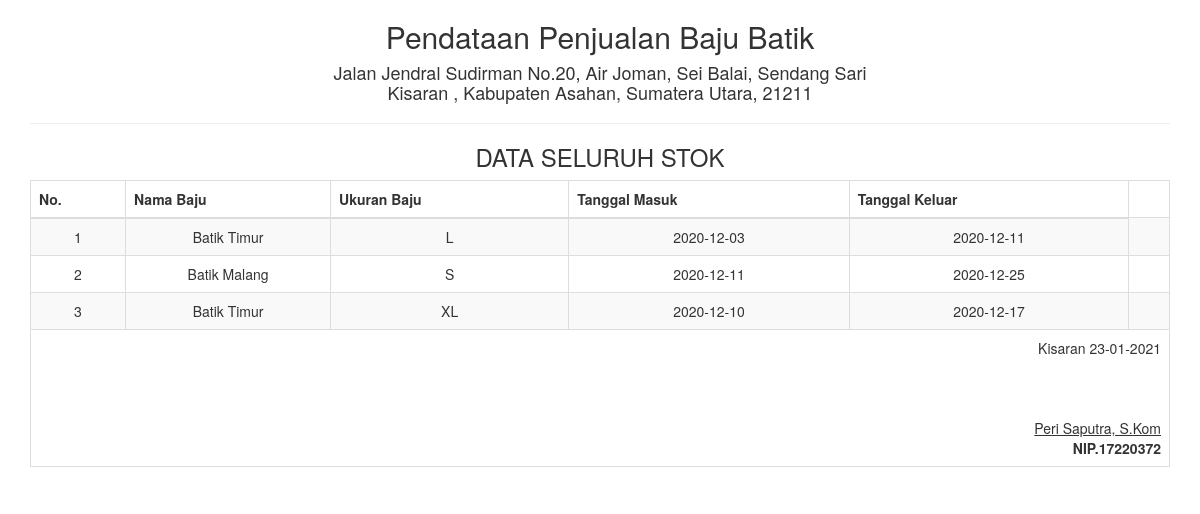
Screenshot of /report/stok_semua.php with the database file from the repository.
### tables this page shows
CREATE TABLE IF NOT EXISTS `tb_stok` (
`id` int(10) NOT NULL,
  `nama_baju` varchar(20) NOT NULL,
  `ukuran_baju` varchar(20) NOT NULL,
  `tgl_masuk` date NOT NULL,
  `tgl_keluar` date NOT NULL
);

### report/stok_semua.php (the view, shortened to what this page needs)
<!DOCTYPE html>
<html>
    <head>
        <link href="../Assets/css/bootstrap.min.css" rel="stylesheet" type="text/css"/>
    </head>
    <body onload="print()">
        <?php
        include '../config/koneksi.php';
        ?>
        <div class="container">
            <div class='row'>
                <div class="col-sm-12">
                    <div class="text-center">
                        <h2>Pendataan Penjualan Baju Batik </h2>
                        <h4>Jalan Jendral Sudirman No.20, Air Joman, Sei Balai, Sendang Sari <br> Kisaran , Kabupaten Asahan, Sumatera Utara, 21211</h4>
                        <hr>
                        <h3>DATA SELURUH STOK</h3>
                        <table class="table table-bordered table-striped table-hover">
                        <tbody>
                                <thead>
                            <tr>
                                <th>No.</th><th width="18%">Nama Baju</th><th>Ukuran Baju</th><th>Tanggal Masuk</th><th>Tanggal Keluar</th>
                            </tr>
                        </thead>
							<tbody>
                            <?php
                            $sql = "SELECT * FROM tb_stok";
                            $query = mysqli_query($koneksi, $sql) or die("SQL Anda Salah");
                            $nomor = 0;
                            while ($data = mysqli_fetch_array($query)) {
                                $nomor++;
                                ?>
                                <tr>
                                    <td><?= $nomor ?></td>
                                    <td><?= $data['nama_baju'] ?></td>
                                    <td><?= $data['ukuran_baju'] ?></td>
                                    <td><?= $data['tgl_masuk'] ?></td>
                                    <td><?= $data['tgl_keluar'] ?></td>
                                    <td>
                                </tr>
                            <?php } ?>
							</tbody>
                        </tbody>
                            <tfoot>
                                <tr>
                                    <td colspan="8" class="text-right">
                                        Kisaran  <?= date("d-m-Y") ?>
                                        <br><br><br><br>
                                        <u>Peri Saputra, S.Kom<strong></u><br>
                                        NIP.17220372
									</td>
								</tr>
							</tfoot>
                        </table>
                    </div>
                </div>
            </div>
    </body>
</html>

### rows the page displays
tb_stok: nama_baju "Batik Timur", ukuran_baju "L", tgl_masuk "2020-12-03", tgl_keluar "2020-12-11"
tb_stok: nama_baju "Batik Malang", ukuran_baju "S", tgl_masuk "2020-12-11", tgl_keluar "2020-12-25"
tb_stok: nama_baju "Batik Timur", ukuran_baju "XL", tgl_masuk "2020-12-10", tgl_keluar "2020-12-17"
